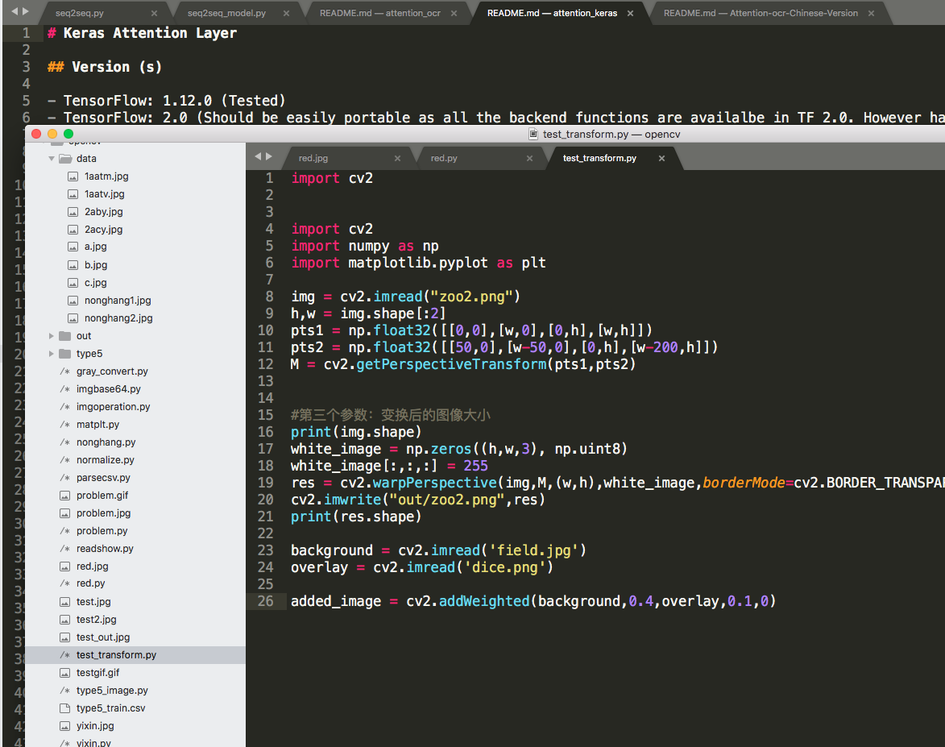
#> input picture opencv/background.png, 945 x 747 px, shrunk from 1173 x 927 before the run
$ python test_transform.py
#> lines starting #> are read from the running program, lines starting #| are printed output that depends on the picture; after the words box and inside, x2 and y2 are one past the last pixel; in counts of white or black regions, pixels touching at a corner belong together
import cv2


import cv2
import numpy as np
import matplotlib.pyplot as plt


# https://docs.opencv.org/3.0-beta/doc/py_tutorials/py_core/py_image_arithmetics/py_image_arithmetics.html?highlight=saturate

bg_img = cv2.imread("background.png")
#> bg_img is the input picture: shape (747, 945, 3); mean B, G, R 84.6, 88.5, 87.5
bg_img = cv2.cvtColor(bg_img,cv2.COLOR_BGR2BGRA)
#> bg_img: shape (747, 945, 4)

img = cv2.imread("zoo2.png")
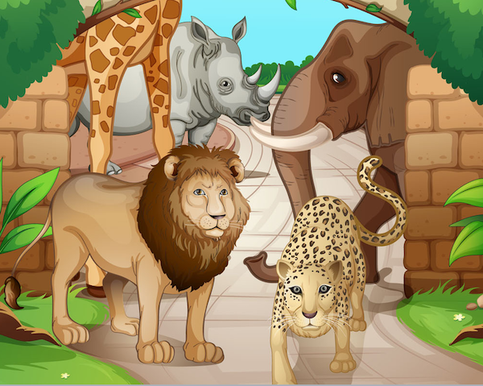
#> input picture opencv/zoo2.png, 483 x 386 px, shrunk from 600 x 479 before the run
#> img is the input picture: shape (386, 483, 3); mean B, G, R 99.7, 141.7, 156.8
img = cv2.cvtColor(img, cv2.COLOR_BGR2BGRA)
#> img: shape (386, 483, 4)

h,w = img.shape[:2]
#> h = 386; w = 483
pts1 = np.float32([[0,0],[w,0],[0,h],[w,h]])
#> pts1 = [[0, 0], [483, 0], [0, 386], [483, 386]]
pts2 = np.float32([[100,0],[w-100,0],[0,h],[w,h]])
M = cv2.getPerspectiveTransform(pts1,pts2)


#第三个参数：变换后的图像大小
# white_image = np.zeros((h,w,3), np.uint8)
# white_image[:,:,:] =
res = cv2.warpPerspective(img,M,(w,h))#,white_image,borderMode=cv2.BORDER_TRANSPARENT)
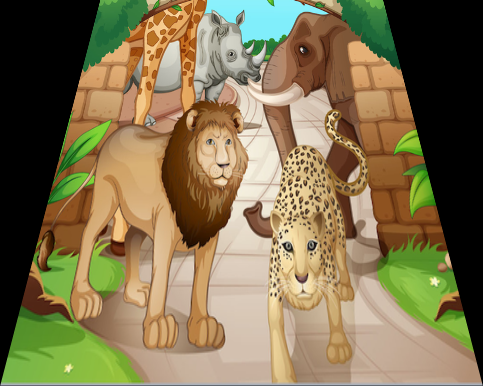
#> res: shape (386, 483, 4); mean B, G, R, A 79.5, 114.6, 128.1, 201.8
img2gray = cv2.cvtColor(res,cv2.COLOR_BGR2GRAY)
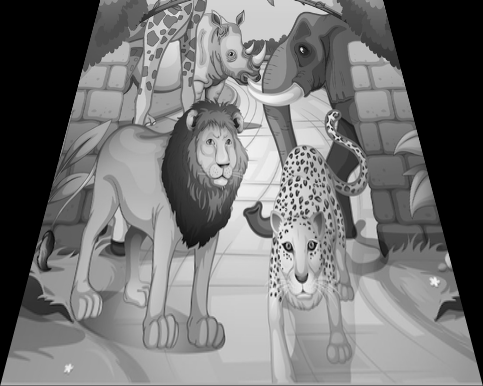
#> img2gray: shape (386, 483); min 0, max 248, mean 114.6
ret, mask = cv2.threshold(img2gray, 10, 255, cv2.THRESH_BINARY)
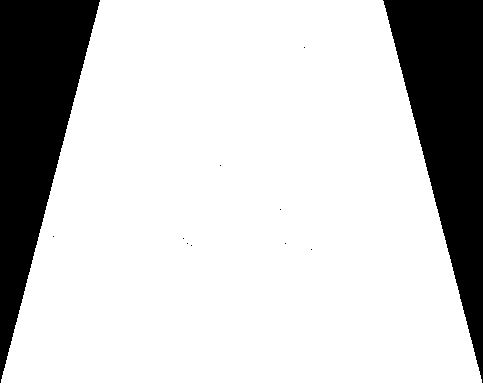
#> mask: shape (386, 483); 79.4% white; 11 black regions (9 under 20 px), largest, box (x1, y1, x2, y2) and area: (0, 0, 100, 383) 19270, (383, 0, 483, 383) 19190
mask_inv = cv2.bitwise_not(mask)
# Now black-out the area of logo in ROI
#> (the run stopped early here; a loop or call above may not have finished)
